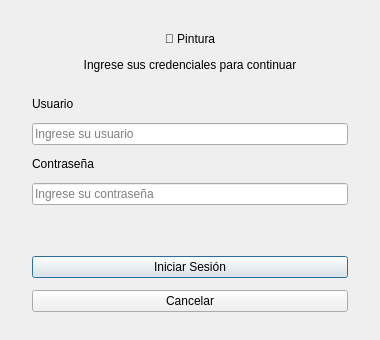
<?xml version="1.0" encoding="UTF-8"?>
<ui version="4.0">
 <class>LoginWindow</class>
 <widget class="QDialog" name="LoginWindow">
  <property name="geometry">
   <rect>
    <x>0</x>
    <y>0</y>
    <width>380</width>
    <height>340</height>
   </rect>
  </property>
  <property name="windowTitle">
   <string>Login</string>
  </property>
  <property name="modal">
   <bool>true</bool>
  </property>
  <layout class="QVBoxLayout" name="verticalLayout">
   <property name="spacing">
    <number>12</number>
   </property>
   <property name="leftMargin">
    <number>32</number>
   </property>
   <property name="topMargin">
    <number>32</number>
   </property>
   <property name="rightMargin">
    <number>32</number>
   </property>
   <property name="bottomMargin">
    <number>28</number>
   </property>

   <!-- Título -->
   <item>
    <widget class="QLabel" name="lblTitulo">
     <property name="text">
      <string>🎨 Pintura</string>
     </property>
     <property name="alignment">
      <set>Qt::AlignCenter</set>
     </property>
    </widget>
   </item>

   <!-- Subtítulo -->
   <item>
    <widget class="QLabel" name="lblSubtitulo">
     <property name="text">
      <string>Ingrese sus credenciales para continuar</string>
     </property>
     <property name="alignment">
      <set>Qt::AlignCenter</set>
     </property>
    </widget>
   </item>

   <!-- Separador visual -->
   <item>
    <spacer name="spacer1">
     <property name="orientation">
      <enum>Qt::Vertical</enum>
     </property>
     <property name="sizeHint" stdset="0">
      <size><width>20</width><height>10</height></size>
     </property>
    </spacer>
   </item>

   <!-- Label Usuario -->
   <item>
    <widget class="QLabel" name="lblUsuario">
     <property name="text">
      <string>Usuario</string>
     </property>
    </widget>
   </item>

   <!-- Campo usuario -->
   <item>
    <widget class="QLineEdit" name="leUsuario">
     <property name="placeholderText">
      <string>Ingrese su usuario</string>
     </property>
     <property name="maxLength">
      <number>64</number>
     </property>
    </widget>
   </item>

   <!-- Label Contraseña -->
   <item>
    <widget class="QLabel" name="lblPassword">
     <property name="text">
      <string>Contraseña</string>
     </property>
    </widget>
   </item>

   <!-- Campo contraseña -->
   <item>
    <widget class="QLineEdit" name="lePassword">
     <property name="placeholderText">
      <string>Ingrese su contraseña</string>
     </property>
     <property name="echoMode">
      <enum>QLineEdit::Password</enum>
     </property>
     <property name="maxLength">
      <number>128</number>
     </property>
    </widget>
   </item>

   <!-- Etiqueta de error (oculta por defecto) -->
   <item>
    <widget class="QLabel" name="lblError">
     <property name="text">
      <string/>
     </property>
     <property name="alignment">
      <set>Qt::AlignCenter</set>
     </property>
     <property name="wordWrap">
      <bool>true</bool>
     </property>
    </widget>
   </item>

   <item>
    <spacer name="spacer2">
     <property name="orientation">
      <enum>Qt::Vertical</enum>
     </property>
     <property name="sizeHint" stdset="0">
      <size><width>20</width><height>8</height></size>
     </property>
    </spacer>
   </item>

   <!-- Botón Login -->
   <item>
    <widget class="QPushButton" name="btnLogin">
     <property name="text">
      <string>Iniciar Sesión</string>
     </property>
     <property name="default">
      <bool>true</bool>
     </property>
    </widget>
   </item>

   <!-- Botón Cancelar -->
   <item>
    <widget class="QPushButton" name="btnCancelar">
     <property name="text">
      <string>Cancelar</string>
     </property>
    </widget>
   </item>

  </layout>
 </widget>
 <resources/>
 <connections/>
</ui>
